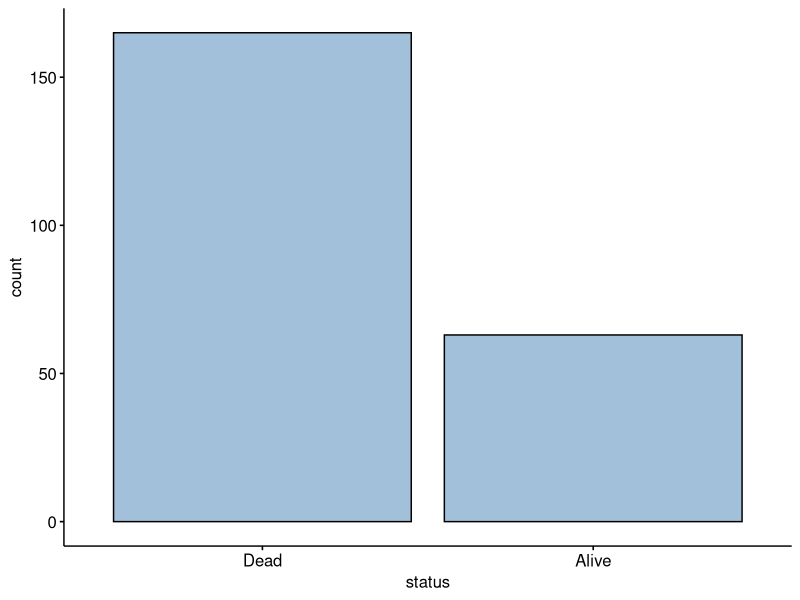
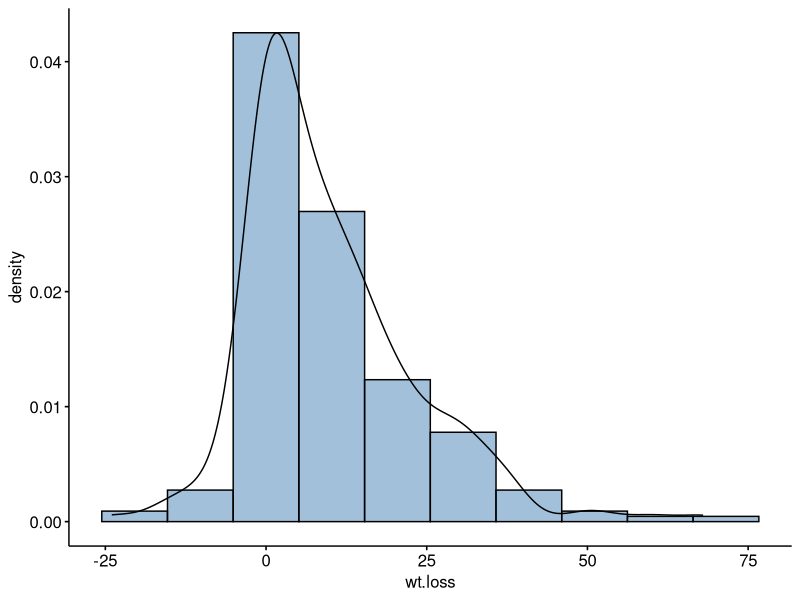
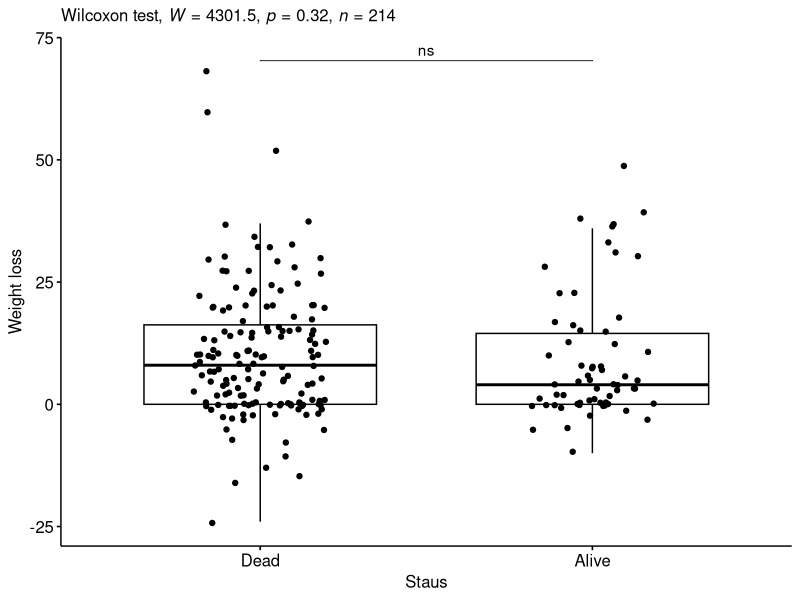

These charts were generated, in order, by the following R code:
## ---- chunk 1
knitr::opts_chunk$set(echo = TRUE)
## ---- chunk 2
library(tidyverse)
library(dplyr)
library(rstatix)
library(ggpubr)
library(readxl)
require(data.table)
library(coin)
library(plyr)
## ---- chunk 3
data <- cancer
data$status <- gsub("1", "Alive", data$status) # Changing the number "1" to Alive; see ?cancer
data$status <- gsub("2", "Dead", data$status) # Changing the number "2" to Dead
## ---- chunk 4
W_test <- function(db, data_1, data_2){
#db %>% get_summary_stats(data_1, type = "mean")

# Box plot
bxplot<- ggboxplot(
  db, x = data_1, y = data_2, 
  ylab = "Weight loss", xlab = "Staus", add = "jitter"
  )

# Distribution (first parameter)
hist1<- gghistogram(db, x = data_1, y = "..count..", 
            fill = "steelblue",bins = 10, stat="count")

# Distribution (second parameter)
hist2<- gghistogram(db, x = data_2, y = "..density..", 
            fill = "steelblue",bins = 10, add_density = TRUE)


# Computation od statistics
#stat.test <- db %>%  rstatix::wilcox_test(as.formula(paste(data_1, "~ 1")) , mu = mean(db[[data_2]]), #alternative="two.sided")

stattest <- db %>%  rstatix::wilcox_test(as.formula(paste(data_2, "~", data_1))) %>% add_significance()

# Effect size calculation 
#eff_size <- db %>%  wilcox_effsize(as.formula(paste(data_1, "~ 1")), mu = mean(db[[data_2]]))

eff_size <- db %>%  wilcox_effsize(as.formula(paste(data_2, "~", data_1)))

#dens <- ggdensity(db, x = "CHO", rug = TRUE, fill = "lightgray") +
#  scale_x_continuous() +
#  stat_central_tendency(type = "mean", color = "red", linetype = "dashed") +
#  geom_vline(xintercept = mean(db[[data_2]]), color = "blue", linetype = "dashed") + 
#  labs(subtitle = get_test_label(stat.test, detailed = TRUE))

stattest <- stattest %>% add_xy_position(x = data_1)
bxplot <- bxplot + 
  stat_pvalue_manual(stattest, tip.length = 0) +
  labs(subtitle = get_test_label(stattest, detailed = TRUE))

return(list(hist1, hist2,  bxplot, stattest, eff_size))
}
## ---- chunk 5
W_test(data,"status", "wt.loss")
